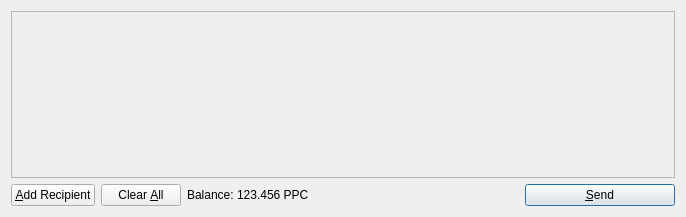
<?xml version="1.0" encoding="UTF-8"?>
<ui version="4.0">
 <class>SendCoinsDialog</class>
 <widget class="QDialog" name="SendCoinsDialog">
  <property name="geometry">
   <rect>
    <x>0</x>
    <y>0</y>
    <width>686</width>
    <height>217</height>
   </rect>
  </property>
  <property name="windowTitle">
   <string>Send Coins</string>
  </property>
  <layout class="QVBoxLayout" name="verticalLayout">
   <item>
    <widget class="QScrollArea" name="scrollArea">
     <property name="widgetResizable">
      <bool>true</bool>
     </property>
     <widget class="QWidget" name="scrollAreaWidgetContents">
      <property name="geometry">
       <rect>
        <x>0</x>
        <y>0</y>
        <width>666</width>
        <height>165</height>
       </rect>
      </property>
      <layout class="QVBoxLayout" name="verticalLayout_2">
       <property name="margin">
        <number>0</number>
       </property>
       <item>
        <layout class="QVBoxLayout" name="entries">
         <property name="spacing">
          <number>6</number>
         </property>
        </layout>
       </item>
       <item>
        <spacer name="verticalSpacer">
         <property name="orientation">
          <enum>Qt::Vertical</enum>
         </property>
         <property name="sizeHint" stdset="0">
          <size>
           <width>20</width>
           <height>40</height>
          </size>
         </property>
        </spacer>
       </item>
      </layout>
     </widget>
    </widget>
   </item>
   <item>
    <layout class="QHBoxLayout" name="horizontalLayout">
     <item>
      <widget class="QPushButton" name="addButton">
       <property name="toolTip">
        <string>Send to multiple recipients at once</string>
       </property>
       <property name="text">
        <string>&amp;Add Recipient</string>
       </property>
       <property name="icon">
        <iconset resource="../bitcoin.qrc">
         <normaloff>:/icons/add</normaloff>:/icons/add</iconset>
       </property>
       <property name="autoDefault">
        <bool>false</bool>
       </property>
      </widget>
     </item>
     <item>
      <widget class="QPushButton" name="clearButton">
       <property name="sizePolicy">
        <sizepolicy hsizetype="Minimum" vsizetype="Fixed">
         <horstretch>0</horstretch>
         <verstretch>0</verstretch>
        </sizepolicy>
       </property>
       <property name="toolTip">
        <string>Remove all transaction fields</string>
       </property>
       <property name="text">
        <string>Clear &amp;All</string>
       </property>
       <property name="icon">
        <iconset resource="../bitcoin.qrc">
         <normaloff>:/icons/remove</normaloff>:/icons/remove</iconset>
       </property>
       <property name="autoRepeatDelay">
        <number>300</number>
       </property>
       <property name="autoDefault">
        <bool>false</bool>
       </property>
      </widget>
     </item>
     <item>
      <layout class="QHBoxLayout" name="horizontalLayout_2">
       <property name="spacing">
        <number>3</number>
       </property>
       <item>
        <widget class="QLabel" name="label">
         <property name="text">
          <string>Balance:</string>
         </property>
        </widget>
       </item>
       <item>
        <widget class="QLabel" name="labelBalance">
         <property name="cursor">
          <cursorShape>IBeamCursor</cursorShape>
         </property>
         <property name="text">
          <string>123.456 PPC</string>
         </property>
         <property name="textInteractionFlags">
          <set>Qt::LinksAccessibleByMouse|Qt::TextSelectableByKeyboard|Qt::TextSelectableByMouse</set>
         </property>
        </widget>
       </item>
      </layout>
     </item>
     <item>
      <spacer name="horizontalSpacer">
       <property name="orientation">
        <enum>Qt::Horizontal</enum>
       </property>
       <property name="sizeHint" stdset="0">
        <size>
         <width>40</width>
         <height>20</height>
        </size>
       </property>
      </spacer>
     </item>
     <item>
      <widget class="QPushButton" name="sendButton">
       <property name="minimumSize">
        <size>
         <width>150</width>
         <height>0</height>
        </size>
       </property>
       <property name="toolTip">
        <string>Confirm the send action</string>
       </property>
       <property name="text">
        <string>&amp;Send</string>
       </property>
       <property name="icon">
        <iconset resource="../bitcoin.qrc">
         <normaloff>:/icons/send</normaloff>:/icons/send</iconset>
       </property>
       <property name="default">
        <bool>true</bool>
       </property>
      </widget>
     </item>
    </layout>
   </item>
  </layout>
 </widget>
 <resources>
  <include location="../bitcoin.qrc"/>
 </resources>
 <connections/>
</ui>
